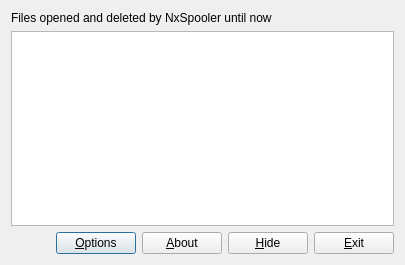
<?xml version="1.0" encoding="UTF-8"?>
<ui version="4.0">
 <class>NxSpooler</class>
 <widget class="QDialog" name="NxSpooler">
  <property name="windowModality">
   <enum>Qt::ApplicationModal</enum>
  </property>
  <property name="geometry">
   <rect>
    <x>0</x>
    <y>0</y>
    <width>405</width>
    <height>265</height>
   </rect>
  </property>
  <property name="windowTitle">
   <string notr="true">NxSpooler</string>
  </property>
  <property name="windowIcon">
   <iconset resource="nxspooler.qrc">
    <normaloff>:/img/nxspooler.png</normaloff>:/img/nxspooler.png</iconset>
  </property>
  <property name="modal">
   <bool>false</bool>
  </property>
  <layout class="QVBoxLayout" name="verticalLayout">
   <item>
    <widget class="QLabel" name="m_label_2">
     <property name="text">
      <string>Files opened and deleted by NxSpooler until now</string>
     </property>
    </widget>
   </item>
   <item>
    <widget class="QListWidget" name="m_listFiles">
     <property name="sizePolicy">
      <sizepolicy hsizetype="Expanding" vsizetype="MinimumExpanding">
       <horstretch>0</horstretch>
       <verstretch>0</verstretch>
      </sizepolicy>
     </property>
     <property name="minimumSize">
      <size>
       <width>0</width>
       <height>40</height>
      </size>
     </property>
     <property name="toolTip">
      <string>Files that have been opened and deleted during the execution of NxSpooler</string>
     </property>
     <property name="whatsThis">
      <string>Files that have been opened and deleted during the execution of NxSpooler.</string>
     </property>
    </widget>
   </item>
   <item>
    <layout class="QHBoxLayout" name="horizontalLayout">
     <item>
      <spacer name="horizontalSpacer">
       <property name="orientation">
        <enum>Qt::Horizontal</enum>
       </property>
       <property name="sizeHint" stdset="0">
        <size>
         <width>40</width>
         <height>20</height>
        </size>
       </property>
      </spacer>
     </item>
     <item>
      <widget class="QPushButton" name="m_options">
       <property name="toolTip">
        <string>NxSpooler options</string>
       </property>
       <property name="whatsThis">
        <string>See and modify the configuration of NxSpooler.</string>
       </property>
       <property name="text">
        <string>&amp;Options</string>
       </property>
      </widget>
     </item>
     <item>
      <widget class="QPushButton" name="m_about">
       <property name="toolTip">
        <string>About NxSpooler</string>
       </property>
       <property name="whatsThis">
        <string>Information about NxSpooler and its license.</string>
       </property>
       <property name="text">
        <string>&amp;About</string>
       </property>
      </widget>
     </item>
     <item>
      <widget class="QPushButton" name="m_hide">
       <property name="toolTip">
        <string>Hide this window</string>
       </property>
       <property name="whatsThis">
        <string>Hide this window and set an icon in the notification area to let the user restore or exit from NxSpooler.</string>
       </property>
       <property name="text">
        <string>&amp;Hide</string>
       </property>
      </widget>
     </item>
     <item>
      <widget class="QPushButton" name="m_exit">
       <property name="toolTip">
        <string>Exit from NxSpooler</string>
       </property>
       <property name="whatsThis">
        <string>Exit from NxSpooler.</string>
       </property>
       <property name="text">
        <string>&amp;Exit</string>
       </property>
      </widget>
     </item>
    </layout>
   </item>
  </layout>
  <action name="m_action_exit">
   <property name="text">
    <string>&amp;Exit from NxSpooler</string>
   </property>
   <property name="toolTip">
    <string>Exit from NxSpooler</string>
   </property>
  </action>
  <action name="m_action_options">
   <property name="text">
    <string>&amp;Options</string>
   </property>
   <property name="toolTip">
    <string>Open the options dialog</string>
   </property>
  </action>
  <action name="m_action_about">
   <property name="text">
    <string>&amp;About NxSpooler</string>
   </property>
   <property name="toolTip">
    <string>See information about NxSpooler</string>
   </property>
  </action>
  <action name="m_action_hide">
   <property name="text">
    <string>&amp;Hide NxSpooler</string>
   </property>
   <property name="toolTip">
    <string>Hide the window of NxSpooler</string>
   </property>
  </action>
  <action name="m_action_show">
   <property name="text">
    <string>&amp;Restore NxSpooler</string>
   </property>
   <property name="toolTip">
    <string>Makes visible the window of NxSpooler</string>
   </property>
  </action>
 </widget>
 <resources>
  <include location="nxspooler.qrc"/>
 </resources>
 <connections>
  <connection>
   <sender>m_hide</sender>
   <signal>clicked()</signal>
   <receiver>m_action_hide</receiver>
   <slot>trigger()</slot>
   <hints>
    <hint type="sourcelabel">
     <x>389</x>
     <y>254</y>
    </hint>
    <hint type="destinationlabel">
     <x>-1</x>
     <y>-1</y>
    </hint>
   </hints>
  </connection>
  <connection>
   <sender>m_options</sender>
   <signal>clicked()</signal>
   <receiver>m_action_options</receiver>
   <slot>trigger()</slot>
   <hints>
    <hint type="sourcelabel">
     <x>162</x>
     <y>231</y>
    </hint>
    <hint type="destinationlabel">
     <x>-1</x>
     <y>-1</y>
    </hint>
   </hints>
  </connection>
  <connection>
   <sender>m_about</sender>
   <signal>clicked()</signal>
   <receiver>m_action_about</receiver>
   <slot>trigger()</slot>
   <hints>
    <hint type="sourcelabel">
     <x>274</x>
     <y>242</y>
    </hint>
    <hint type="destinationlabel">
     <x>-1</x>
     <y>-1</y>
    </hint>
   </hints>
  </connection>
  <connection>
   <sender>m_exit</sender>
   <signal>clicked()</signal>
   <receiver>m_action_exit</receiver>
   <slot>trigger()</slot>
   <hints>
    <hint type="sourcelabel">
     <x>437</x>
     <y>241</y>
    </hint>
    <hint type="destinationlabel">
     <x>-1</x>
     <y>-1</y>
    </hint>
   </hints>
  </connection>
  <connection>
   <sender>m_action_exit</sender>
   <signal>triggered()</signal>
   <receiver>NxSpooler</receiver>
   <slot>mostrar()</slot>
   <hints>
    <hint type="sourcelabel">
     <x>-1</x>
     <y>-1</y>
    </hint>
    <hint type="destinationlabel">
     <x>242</x>
     <y>56</y>
    </hint>
   </hints>
  </connection>
  <connection>
   <sender>m_action_about</sender>
   <signal>triggered()</signal>
   <receiver>NxSpooler</receiver>
   <slot>abrirAcercaDe()</slot>
   <hints>
    <hint type="sourcelabel">
     <x>-1</x>
     <y>-1</y>
    </hint>
    <hint type="destinationlabel">
     <x>242</x>
     <y>132</y>
    </hint>
   </hints>
  </connection>
  <connection>
   <sender>m_action_hide</sender>
   <signal>triggered()</signal>
   <receiver>NxSpooler</receiver>
   <slot>ocultar()</slot>
   <hints>
    <hint type="sourcelabel">
     <x>-1</x>
     <y>-1</y>
    </hint>
    <hint type="destinationlabel">
     <x>242</x>
     <y>132</y>
    </hint>
   </hints>
  </connection>
  <connection>
   <sender>m_action_options</sender>
   <signal>triggered()</signal>
   <receiver>NxSpooler</receiver>
   <slot>abrirOpciones()</slot>
   <hints>
    <hint type="sourcelabel">
     <x>-1</x>
     <y>-1</y>
    </hint>
    <hint type="destinationlabel">
     <x>242</x>
     <y>132</y>
    </hint>
   </hints>
  </connection>
  <connection>
   <sender>m_action_show</sender>
   <signal>triggered()</signal>
   <receiver>NxSpooler</receiver>
   <slot>mostrar()</slot>
   <hints>
    <hint type="sourcelabel">
     <x>-1</x>
     <y>-1</y>
    </hint>
    <hint type="destinationlabel">
     <x>242</x>
     <y>132</y>
    </hint>
   </hints>
  </connection>
  <connection>
   <sender>m_action_exit</sender>
   <signal>triggered()</signal>
   <receiver>NxSpooler</receiver>
   <slot>close()</slot>
   <hints>
    <hint type="sourcelabel">
     <x>-1</x>
     <y>-1</y>
    </hint>
    <hint type="destinationlabel">
     <x>242</x>
     <y>56</y>
    </hint>
   </hints>
  </connection>
 </connections>
 <slots>
  <slot>abrir()</slot>
  <slot>abrirOpciones()</slot>
  <slot>abrirAcercaDe()</slot>
  <slot>mostrar()</slot>
  <slot>ocultar()</slot>
 </slots>
</ui>
